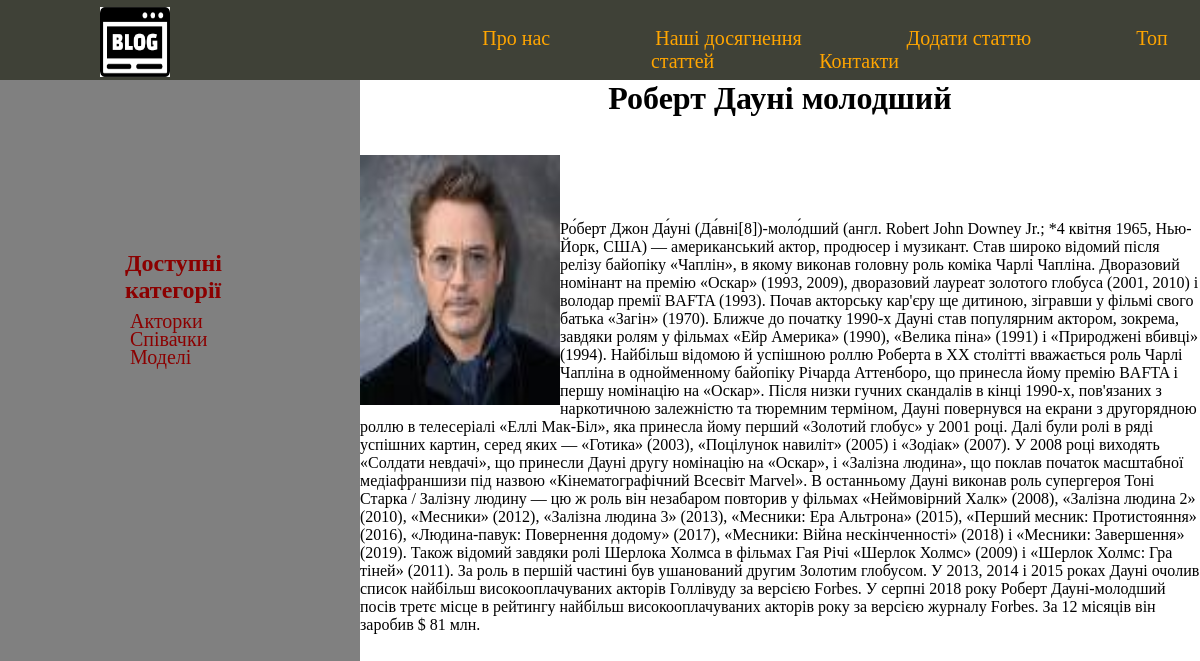
The page /post/robert-dauni-molodshij/ on the database its author committed.
### women/models.py (models this page shows, shortened)
class Category(models.Model):
    name = models.CharField(max_length=300)
    slug = models.CharField(max_length=300, unique=True, verbose_name='URL')
    def generate_url(self):
        return reverse('category', kwargs={'cat_slug': self.slug})
    class Meta:
        verbose_name_plural = "Категорії"
        verbose_name = verbose_name_plural

class Women(models.Model):
    title = models.CharField(max_length=200, verbose_name='Заголовок')
    slug = models.CharField(max_length=300, unique=True, verbose_name='URL')
    content = models.TextField(blank=True, verbose_name='Вміст')
    photo = models.ImageField(upload_to='photos/%Y/%d/%m/', verbose_name='Фотографії')
    time_create = models.DateTimeField(auto_now_add=True, verbose_name='Дата створення')
    time_update = models.DateTimeField(auto_now=True)
    is_published = models.BooleanField(default=True, verbose_name='Статус публікації')
    cat = models.ForeignKey('Category', on_delete=models.PROTECT, null=True, verbose_name='Категорії')
    class Meta:
        verbose_name = 'Відомі жінки'
        verbose_name_plural = verbose_name
        ordering = ('cat',)

### women/views.py (the view)
# urls.py: path('post/<slug:post_slug>/', show_more_arts, name='post'),
def show_more_arts(request, post_slug):
    post_res = get_object_or_404(Women, slug=post_slug)
    context = {
        'post_res': post_res,
        'cat_slug': post_res.slug,
    }
    return render(request, 'women/show_more_arts.html', context)

### women/templatetags/women_tags.py (called while the page is built)
@register.inclusion_tag('women/generate_menu.html', name='generate_menu')
def generate_menu():
    menu = [
        {'title': 'Про нас', 'url_for': 'about'},
        {'title': 'Наші досягнення', 'url_for': 'achivements'},
        {'title': 'Додати статтю', 'url_for': 'addpage'},
        {'title': 'Топ статтей', 'url_for': 'top_articles'},
        {'title': 'Контакти', 'url_for': 'contacts'},
    ]
    return {'menu': menu}

@register.inclusion_tag('women/allcats.html', name='create_allcats', takes_context=True)
def generate_allcats(context, cat_slug=0):
    return {'cat_slug': cat_slug}

@register.simple_tag(name='cats')
def generate_cats():
    return Category.objects.all()

### women/templates/women/show_more_arts.html
{% extends 'women/index.html' %}
{% load women_tags %}
{% load static %}
{% block connection %}
    {{ block.super}}
    <link rel="stylesheet" type="text/css" href="{% static 'women/css/show_more.css'%}">
{% endblock %}
    {% block show_arts  %}
        <h1>{{post_res.title}}</h1>
        {% if post_res.photo %}
            <img class='photo_9' src="{{post_res.photo.url}}">
        {% endif %}
        <p class="show_more_text">{{post_res.content}}</p>
    {% endblock %}

### women/templates/women/index.html (shortened to what this page needs)
{% extends "women/main.html" %}
{% load static %}
{% block title %}
{% load women_tags %}
{% endblock %}
{% block connection %}
<link rel="stylesheet" type="text/css" href="{%static 'women/css/style.css'%}">
{% endblock %}
{% block content %}
{% block main %}
<div class="header">
    {% cats as cats %}
    <div class="menu">
        <img class='main_icon' src="{% static 'women/images/main_icon.png'%}">
        <div class="links">
            {% generate_menu %}
        </div>
    </div>
</div>
<div class="content">
    <div class="left-pannel">
        <div class="categories">
            <ul class="categ">
                    {% create_allcats cat_slug=cat_slug%}
                    {% for cat in cats %}
                        {% if cat_slug == cat.slug  %}
                            <li class="selected">{{cat.name}}</li><br>
                        {% else %}
                            <li><a href="{{ cat.generate_url}}">{{cat.name}}</a></li><br>
                        {% endif %}
                    {%  endfor %}
            </ul>
        </div>
    </div>
    {% endblock  %}
    <div class="articles">
        {% if ident == 1 %}
            {% if cat_slug != 0 %}
                {% articles_category cat_slug=cat_slug as articles %}
            {% else %}
                {% articles_category as articles %}
            {% endif %}
        {% endif %}
        {% block show_arts %}{% endblock  %}
</div>
{% endblock %}

### women/static/women/css/style.css (style rules this page uses)
* { height: 100%; margin: 0; padding: 0; }
.header { background: #3F4137; height: 80px; }
.links { font-size: 20px; position: absolute; padding-top: 27px; padding-left: 350px; text-align: center; height: 50px; }
.main_icon { position: absolute; width: 70px; height: 70px; padding-left: 100px; padding-top: 7px ; }
.left-pannel { overflow: auto; background-color: gray !important; width: 30%; float: left; }
.categories { padding-left: 50px; position: absolute; padding: 10px; margin: 20px; height: 60px; width: 60px; }
.categories a { position: absolute; text-decoration: none; color: darkred; }
.categories li { list-style: none; position: absolute; padding-left: 100px; font-size: 20px; }
.articles { width: 70%; float: right; height: 75px; display: block; }
.articles h1 { overflow: hidden; text-align: center; }
.categ li { height: 70px; }

### women/static/women/css/show_more.css (style rules this page uses)
.photo_9 { height: 250px; width: 200px; float: left; }
.show_more_text { padding-top: 65px; }

### rows shown on the page
Category: name "Акторки"
Category: name "Співачки"
Category: name "Моделі"
Women: title "Роберт Дауні молодший", photo (picture), content "Ро́берт Джон Да́уні (Да́вні[8])-моло́дший (англ. Robert John Downey Jr.; *4 квітня 1965, Нью-Йорк, США) — американський актор, продюсер і музикант. Став широко відомий після релізу байопіку «Чаплін», в якому виконав головну роль коміка Чарлі Чапліна. Дворазовий номінант на премію «Оскар» (1993, 2009), дворазовий лауреат золотого глобуса (2001, 2010) і володар премії BAFTA (1993). Почав акторську кар'єру ще дитиною, зігравши у фільмі свого батька «Загін» (1970). Ближче до початку 1990-х Дауні став популярним актором, зокрема, завдяки ролям у фільмах «Ейр Америка» (1990), «Велика піна» (1991) і «Природжені вбивці» (1994). Найбільш відомою й успішною роллю Роберта в XX столітті вважається роль…"

### other values the page prints
{{ item.title }} "Про нас" "Наші досягнення" "Додати статтю" "Топ статтей" "Контакти"
